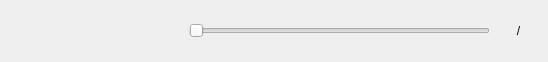
<?xml version="1.0" encoding="UTF-8"?>
<ui version="4.0">
 <class>VideoControls</class>
 <widget class="QWidget" name="VideoControls">
  <property name="geometry">
   <rect>
    <x>0</x>
    <y>0</y>
    <width>548</width>
    <height>62</height>
   </rect>
  </property>
  <property name="sizePolicy">
   <sizepolicy hsizetype="Preferred" vsizetype="Preferred">
    <horstretch>0</horstretch>
    <verstretch>0</verstretch>
   </sizepolicy>
  </property>
  <property name="minimumSize">
   <size>
    <width>300</width>
    <height>40</height>
   </size>
  </property>
  <property name="maximumSize">
   <size>
    <width>800</width>
    <height>16777215</height>
   </size>
  </property>
  <property name="windowTitle">
   <string notr="true"/>
  </property>
  <property name="accessibleName">
   <string notr="true"/>
  </property>
  <layout class="QHBoxLayout" name="horizontalLayout">
   <property name="spacing">
    <number>7</number>
   </property>
   <property name="leftMargin">
    <number>13</number>
   </property>
   <property name="topMargin">
    <number>9</number>
   </property>
   <property name="rightMargin">
    <number>13</number>
   </property>
   <property name="bottomMargin">
    <number>9</number>
   </property>
   <item>
    <layout class="QHBoxLayout" name="horizontalLayout_2" stretch="0,0,0,0">
     <property name="spacing">
      <number>0</number>
     </property>
     <property name="leftMargin">
      <number>0</number>
     </property>
     <item>
      <widget class="ActionButton" name="pauseButton" native="true">
       <property name="sizePolicy">
        <sizepolicy hsizetype="Fixed" vsizetype="Fixed">
         <horstretch>0</horstretch>
         <verstretch>0</verstretch>
        </sizepolicy>
       </property>
       <property name="minimumSize">
        <size>
         <width>44</width>
         <height>36</height>
        </size>
       </property>
       <property name="maximumSize">
        <size>
         <width>44</width>
         <height>36</height>
        </size>
       </property>
       <property name="focusPolicy">
        <enum>Qt::NoFocus</enum>
       </property>
       <property name="accessibleName">
        <string notr="true">Button</string>
       </property>
      </widget>
     </item>
     <item>
      <spacer name="horizontalSpacer_3">
       <property name="orientation">
        <enum>Qt::Horizontal</enum>
       </property>
       <property name="sizeType">
        <enum>QSizePolicy::Fixed</enum>
       </property>
       <property name="sizeHint" stdset="0">
        <size>
         <width>6</width>
         <height>5</height>
        </size>
       </property>
      </spacer>
     </item>
     <item>
      <widget class="ActionButton" name="prevFrameButton" native="true">
       <property name="sizePolicy">
        <sizepolicy hsizetype="Fixed" vsizetype="Fixed">
         <horstretch>0</horstretch>
         <verstretch>0</verstretch>
        </sizepolicy>
       </property>
       <property name="minimumSize">
        <size>
         <width>36</width>
         <height>36</height>
        </size>
       </property>
       <property name="maximumSize">
        <size>
         <width>36</width>
         <height>36</height>
        </size>
       </property>
       <property name="focusPolicy">
        <enum>Qt::NoFocus</enum>
       </property>
       <property name="accessibleName">
        <string notr="true">ButtonSetLeft</string>
       </property>
      </widget>
     </item>
     <item>
      <widget class="ActionButton" name="nextFrameButton" native="true">
       <property name="sizePolicy">
        <sizepolicy hsizetype="Fixed" vsizetype="Fixed">
         <horstretch>0</horstretch>
         <verstretch>0</verstretch>
        </sizepolicy>
       </property>
       <property name="minimumSize">
        <size>
         <width>36</width>
         <height>36</height>
        </size>
       </property>
       <property name="maximumSize">
        <size>
         <width>36</width>
         <height>36</height>
        </size>
       </property>
       <property name="focusPolicy">
        <enum>Qt::NoFocus</enum>
       </property>
       <property name="accessibleName">
        <string notr="true">ButtonSetRight</string>
       </property>
      </widget>
     </item>
    </layout>
   </item>
   <item>
    <widget class="ActionButton" name="muteButton" native="true">
     <property name="sizePolicy">
      <sizepolicy hsizetype="Fixed" vsizetype="Fixed">
       <horstretch>0</horstretch>
       <verstretch>0</verstretch>
      </sizepolicy>
     </property>
     <property name="minimumSize">
      <size>
       <width>36</width>
       <height>36</height>
      </size>
     </property>
     <property name="maximumSize">
      <size>
       <width>36</width>
       <height>36</height>
      </size>
     </property>
     <property name="accessibleName">
      <string notr="true">Button</string>
     </property>
    </widget>
   </item>
   <item>
    <spacer name="horizontalSpacer">
     <property name="orientation">
      <enum>Qt::Horizontal</enum>
     </property>
     <property name="sizeType">
      <enum>QSizePolicy::Fixed</enum>
     </property>
     <property name="sizeHint" stdset="0">
      <size>
       <width>4</width>
       <height>10</height>
      </size>
     </property>
    </spacer>
   </item>
   <item>
    <widget class="VideoSlider" name="seekBar">
     <property name="sizePolicy">
      <sizepolicy hsizetype="Expanding" vsizetype="Fixed">
       <horstretch>0</horstretch>
       <verstretch>0</verstretch>
      </sizepolicy>
     </property>
     <property name="minimumSize">
      <size>
       <width>81</width>
       <height>24</height>
      </size>
     </property>
     <property name="maximumSize">
      <size>
       <width>16777215</width>
       <height>24</height>
      </size>
     </property>
     <property name="focusPolicy">
      <enum>Qt::NoFocus</enum>
     </property>
     <property name="accessibleName">
      <string notr="true"/>
     </property>
     <property name="orientation">
      <enum>Qt::Horizontal</enum>
     </property>
    </widget>
   </item>
   <item>
    <spacer name="horizontalSpacer_2">
     <property name="orientation">
      <enum>Qt::Horizontal</enum>
     </property>
     <property name="sizeType">
      <enum>QSizePolicy::Fixed</enum>
     </property>
     <property name="sizeHint" stdset="0">
      <size>
       <width>5</width>
       <height>10</height>
      </size>
     </property>
    </spacer>
   </item>
   <item>
    <widget class="QLabel" name="positionLabel">
     <property name="text">
      <string notr="true"/>
     </property>
    </widget>
   </item>
   <item>
    <widget class="QLabel" name="separatorLabel">
     <property name="text">
      <string notr="true">/</string>
     </property>
     <property name="alignment">
      <set>Qt::AlignCenter</set>
     </property>
    </widget>
   </item>
   <item>
    <widget class="QLabel" name="durationLabel">
     <property name="text">
      <string notr="true"/>
     </property>
    </widget>
   </item>
  </layout>
 </widget>
 <customwidgets>
  <customwidget>
   <class>ActionButton</class>
   <extends>QWidget</extends>
   <header>gui/customwidgets/actionbutton.h</header>
   <container>1</container>
  </customwidget>
  <customwidget>
   <class>VideoSlider</class>
   <extends>QSlider</extends>
   <header>gui/customwidgets/videoslider.h</header>
  </customwidget>
 </customwidgets>
 <resources/>
 <connections/>
</ui>
